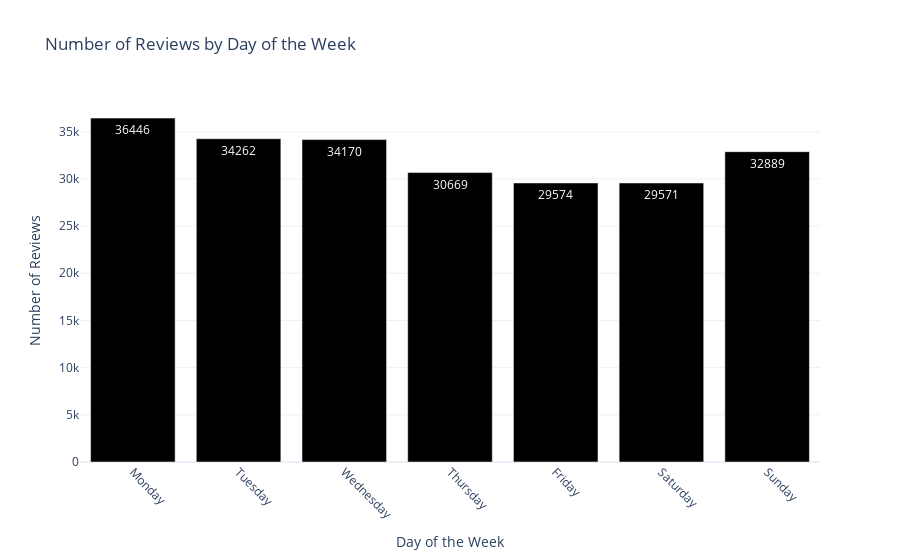

The notebook cell this image was saved under:
### Code cell
# Haftanın günlerine göre veri sıralaması
reviews_by_day = reviews_by_day.reindex(['Monday', 'Tuesday', 'Wednesday', 'Thursday', 'Friday', 'Saturday', 'Sunday'])

# Veriyi DataFrame'e çevir
reviews_by_day_df = reviews_by_day.reset_index()
reviews_by_day_df.columns = ['Day', 'Number of Reviews']

# Plotly ile bar plot
fig = px.bar(
    reviews_by_day_df,
    x='Day',
    y='Number of Reviews',
    title='Number of Reviews by Day of the Week',
    text='Number of Reviews',
    color_discrete_sequence=['black']
)

# Grafik düzenlemeleri
fig.update_layout(
    xaxis_title='Day of the Week',
    yaxis_title='Number of Reviews',
    xaxis=dict(tickangle=45),
    template='plotly_white'
)

# Grafik gösterimi
fig.show()

### Figure 1 — Plotly figure (JSON) as saved in the notebook; plotly's stock layout.template omitted (floating-point values rounded to 4 significant figures)
{"data": [{"alignmentgroup": "True", "hovertemplate": "Day=%{x}<br>Number of Reviews=%{text}<extra></extra>", "legendgroup": "", "marker": {"color": "black", "pattern": {"shape": ""}}, "name": "", "offsetgroup": "", "orientation": "v", "showlegend": false, "text": [36446, 34262, 34170, 30669, 29574, 29571, 32889], "textposition": "auto", "type": "bar", "x": ["Monday", "Tuesday", "Wednesday", "Thursday", "Friday", "Saturday", "Sunday"], "xaxis": "x", "y": [36446, 34262, 34170, 30669, 29574, 29571, 32889], "yaxis": "y"}], "layout": {"barmode": "relative", "legend": {"tracegroupgap": 0}, "title": {"text": "Number of Reviews by Day of the Week"}, "xaxis": {"anchor": "y", "domain": [0, 1], "tickangle": 45, "title": {"text": "Day of the Week"}}, "yaxis": {"anchor": "x", "domain": [0, 1], "title": {"text": "Number of Reviews"}}}}
